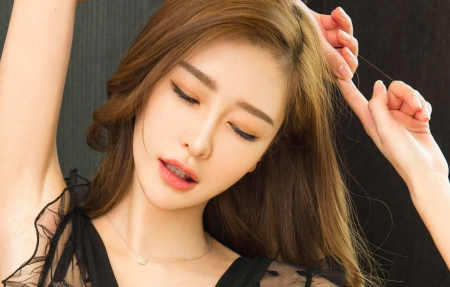
#> input picture Opencv/图像特效/hzz.jpg, 450 x 287 px
$ python '颜色反转.py'
#> lines starting #> are read from the running program, lines starting #| are printed output that depends on the picture
import cv2
import numpy as np
img = cv2.imread('hzz.jpg', 1)
#> img is the input picture: shape (287, 450, 3); mean B, G, R 87.2, 111.2, 141.2
imgInfo = img.shape
#> imgInfo = (287, 450, 3)
height = imgInfo[0]
#> height = 287
width = imgInfo[1]
#> width = 450
# [8 lines of commented-out code are left out]

dst = np.zeros((height,width,3), np.uint8)
for i in range(0,height):
    for j in range(0,width):
        (b, g, r) = img[i, j]
        dst[i, j] = (255 - b, 255 - g, 255 - r)     #彩色图像的底板效果
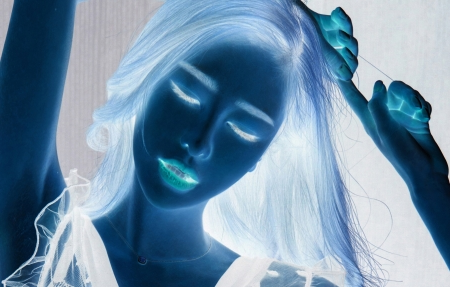
#> dst: shape (287, 450, 3); mean B, G, R 167.8, 143.8, 113.8
cv2.imshow('dst',dst)
cv2.waitKey(0)

$ run again, with Opencv/图像特效/dy.jpg copied over Opencv/图像特效/hzz.jpg
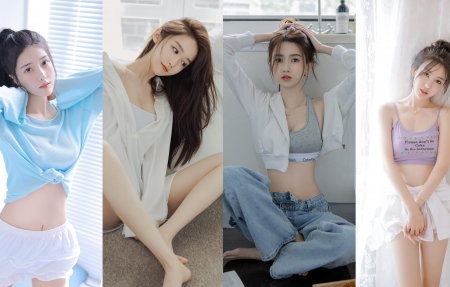
#> input picture Opencv/图像特效/dy.jpg, 450 x 287 px
#> img is the input picture: shape (287, 450, 3); mean B, G, R 170.6, 168.4, 169.8
#> after the loop `for i in range(0,height):`:
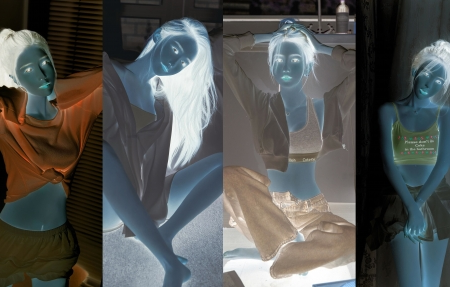
#> dst: shape (287, 450, 3); mean B, G, R 84.4, 86.6, 85.2
